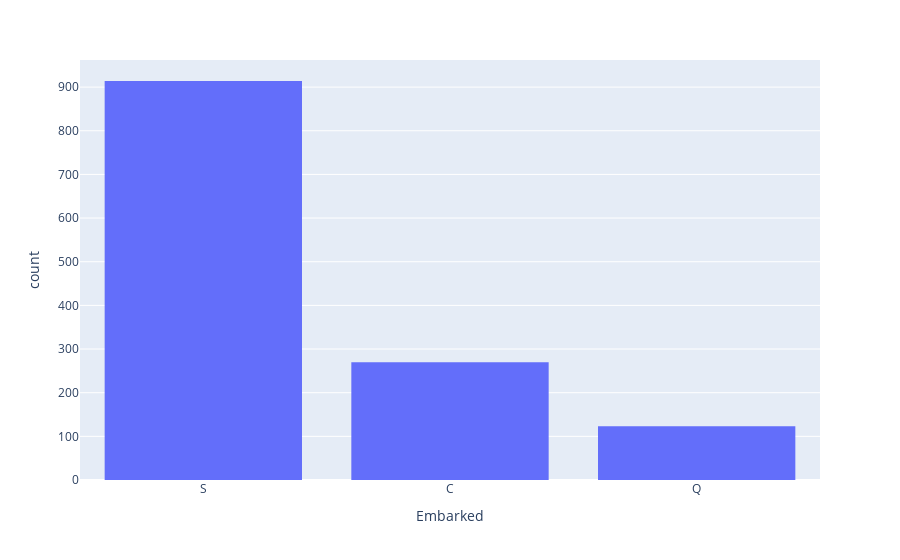

Write notebook code for a chart like this one.
### Markdown cell above
Se puede notar que hay 2 datos faltantes en el puerto de embarcamiento (Embarked), por lo que se tiene que pensar en qué es lo que se puede hacer para poder *completarlos*. 

Observando una gráfica de éstos valores:

### Code cell
"""
plt.figure(figsize=(6, 7))
sns.countplot(x='Embarked', data=train)
"""
fig=px.histogram(df, x="Embarked")#, color="Sex"
fig.show()

### Figure 1 — Plotly figure (JSON) as saved in the notebook; plotly's stock layout.template omitted (floating-point values rounded to 4 significant figures; data arrays with more than 128 entries replaced by an {"elided": "..."} marker saying what was removed)
{"data": [{"alignmentgroup": "True", "bingroup": "x", "hovertemplate": "Embarked=%{x}<br>count=%{y}<extra></extra>", "legendgroup": "", "marker": {"color": "#636efa", "pattern": {"shape": ""}}, "name": "", "offsetgroup": "", "orientation": "v", "showlegend": false, "type": "histogram", "x": {"elided": "1309 str values"}, "xaxis": "x", "yaxis": "y"}], "layout": {"barmode": "relative", "legend": {"tracegroupgap": 0}, "margin": {"t": 60}, "xaxis": {"anchor": "y", "domain": [0, 1], "title": {"text": "Embarked"}}, "yaxis": {"anchor": "x", "domain": [0, 1], "title": {"text": "count"}}}}
